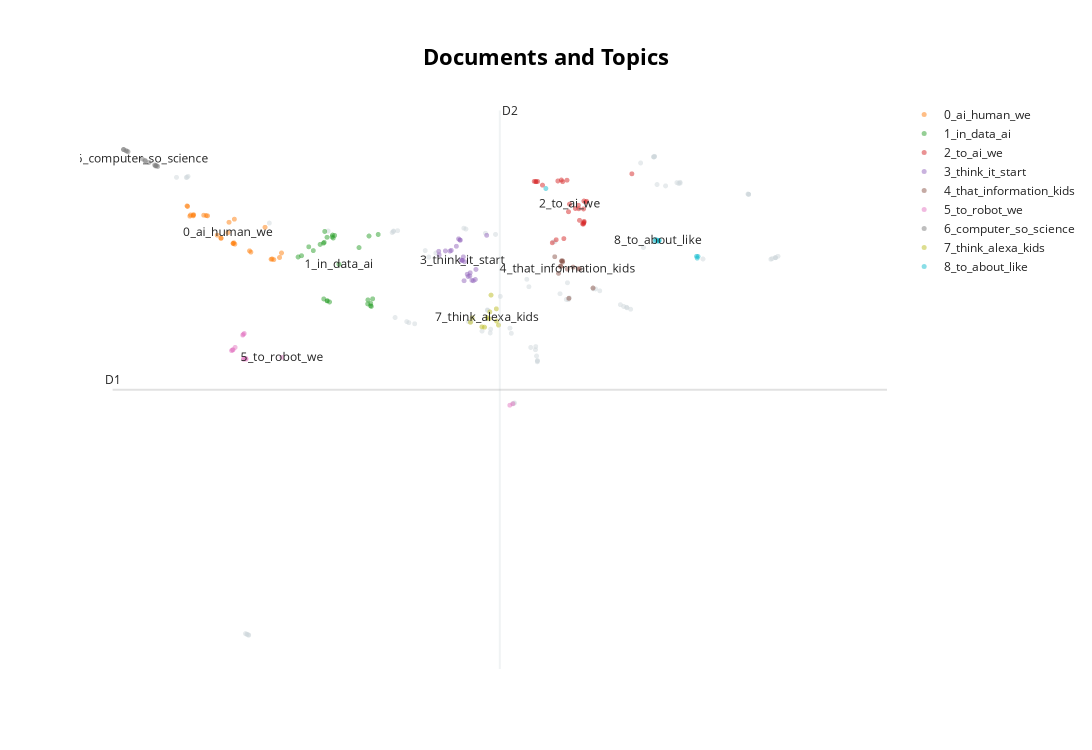

The notebook cell this image was saved under:
### Code cell
mmr_topic_model.visualize_documents(docs_clo)
